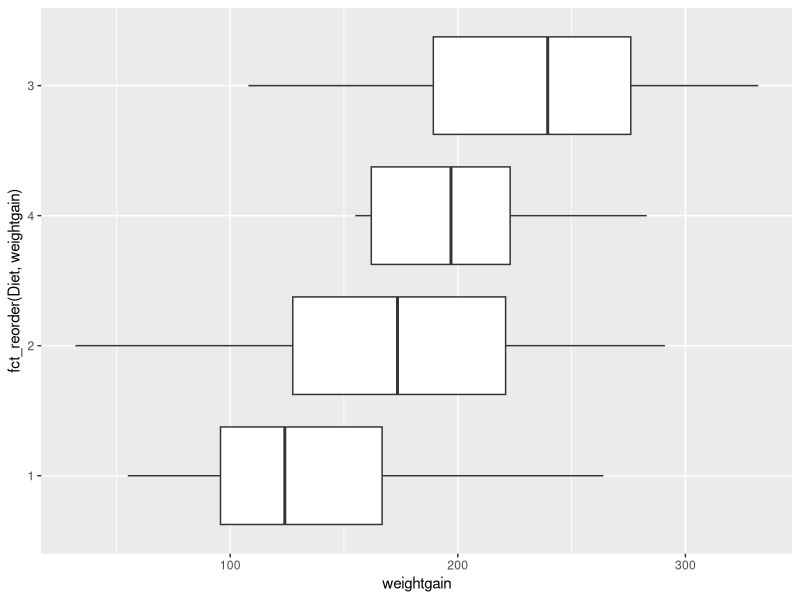
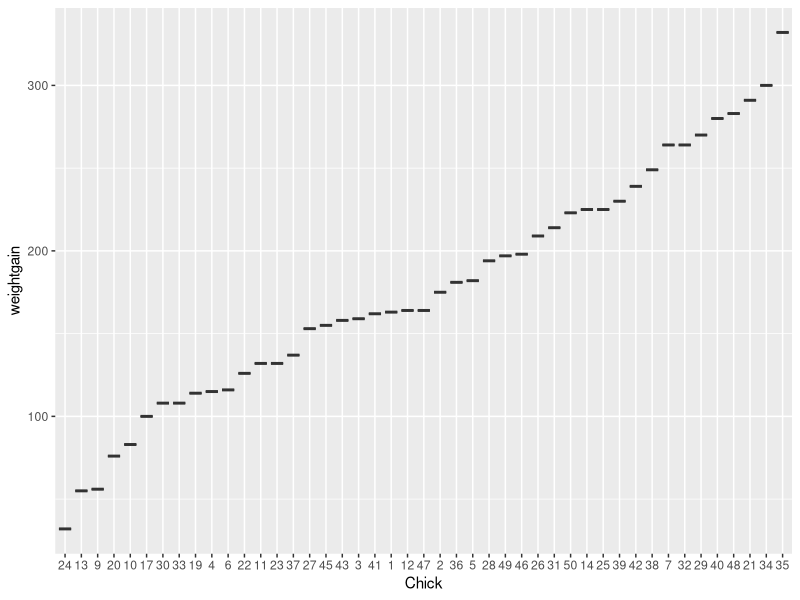
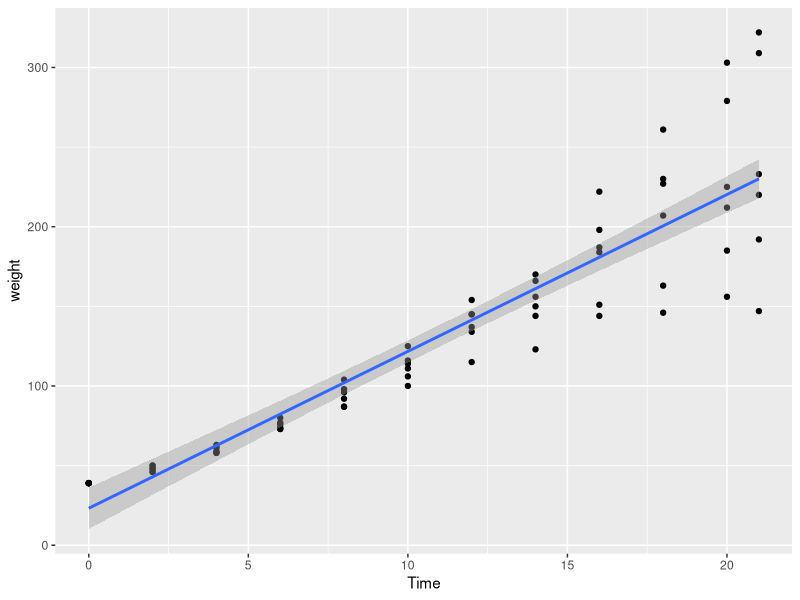
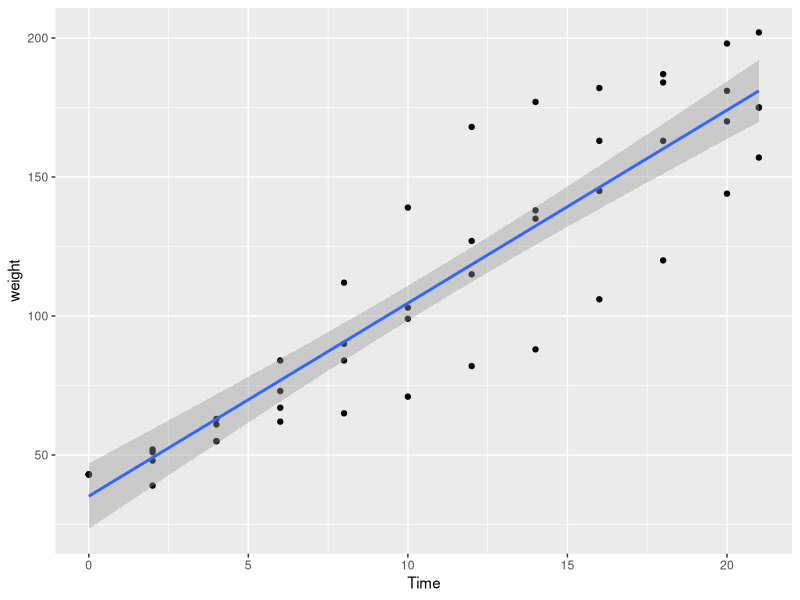
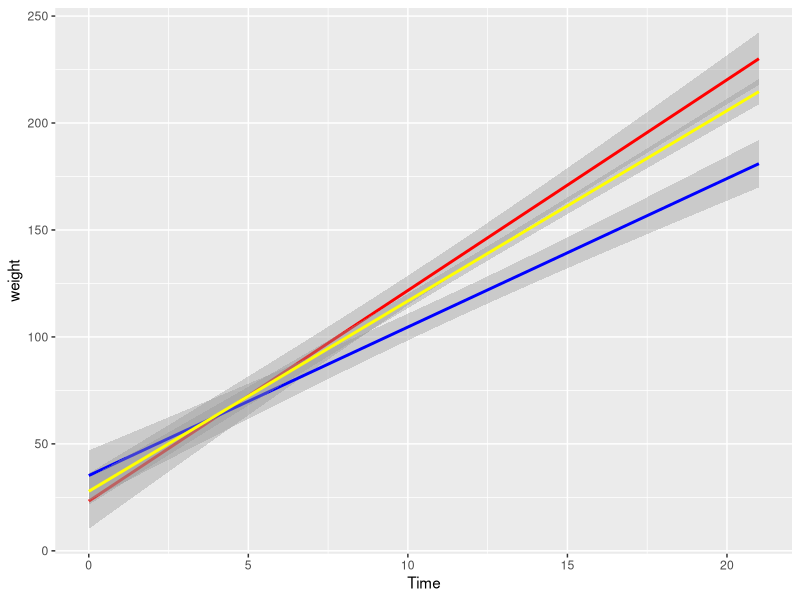
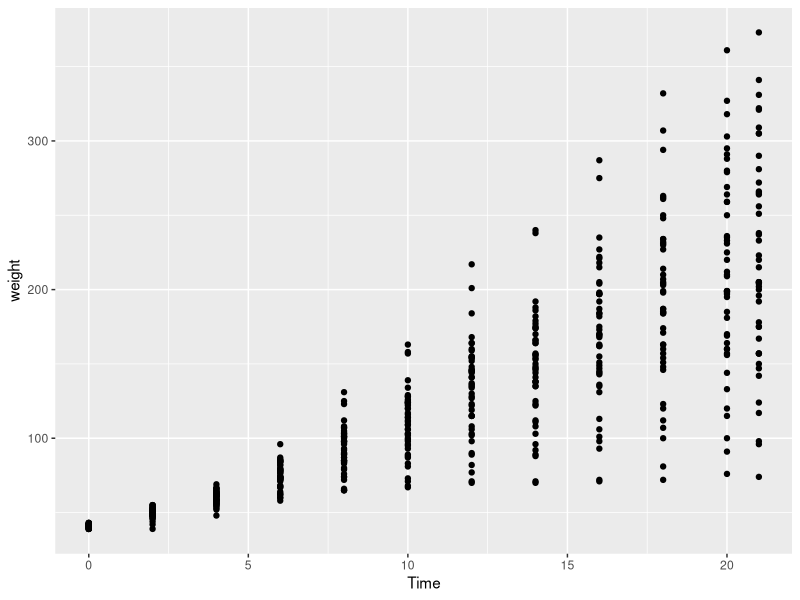

These figures' R source, in order:
## ---- chunk 1
knitr::opts_chunk$set(echo = TRUE)
## ---- chunk 2
?ChickWeight
## ---- chunk 3
data(ChickWeight, package="datasets")
library(ggplot2)
## ---- chunk 4
head(subset(ChickWeight, select = 'Chick'))
## ---- chunk 5
factor(ChickWeight$Chick)
## ---- chunk 6
w = table(ChickWeight$Chick)
## ---- chunk 7
t = as.data.frame(w)
t
## ---- chunk 8
names(t)[1] = 'Chick'
t
## ---- chunk 9
library(tidyverse)
weight0 <- ChickWeight %>% 
  group_by(Chick) %>% 
  summarise(sd = sd(weight), average = mean(weight))
weight0
## ---- chunk 10
library(dplyr)
t = as.data.frame(w)
t
## ---- chunk 11
complete <- ChickWeight %>% group_by(Chick) %>% 
mutate(Total = n()) %>% 
dplyr:: filter(Total == 12) 
complete
## ---- chunk 12
complete <- complete %>% group_by(Chick) %>% mutate(weightgain = (weight)-(weight)[Time == 0])
head(complete, n=3)
## ---- chunk 13
complete$Diet
complete %>%
  dplyr::filter(Time==21) %>%
ggplot(aes(x = fct_reorder(Diet, weightgain), y = weightgain)) +
    geom_boxplot() +
    coord_flip()
## ---- chunk 14
complete %>%
  dplyr::filter(Time == 21) %>% 
  ungroup(Chick) %>% 
  mutate(Chick = fct_reorder(Chick, weightgain)) %>% 
  ggplot(aes(x=Chick, y = weightgain)) + geom_boxplot()

## ---- chunk 15
complete %>% 
  dplyr:: filter(Chick == 35) %>% 
  select(Diet, weightgain)
## ---- chunk 16
complete %>% 
  dplyr:: filter(Chick == 24) %>% 
  select(Diet, weightgain)
## ---- chunk 17
complete %>% 
  arrange(weight, Time == 0)
## ---- chunk 18
library(tidyverse)
completemin <- complete %>% 
  dplyr:: filter(Chick %in% c('27', '28', '29', '33', '36', '48'))
completemin %>% 
  ggplot(aes(x= Time, y = weight)) + geom_point() + geom_smooth(method='lm')
## ---- chunk 19
complete %>% 
  arrange(Time, desc(weight))
## ---- chunk 20
completemax <- complete %>% 
  dplyr:: filter(Chick %in% c('3', '11','19','23'))
completemax %>% 
  ggplot(aes(x= Time, y = weight)) + geom_point() + geom_smooth(method='lm')
## ---- chunk 21
completemean <- complete %>% 
  group_by(Time) %>% 
  mutate(meanweight = mean(weight))

ggplot() + geom_smooth(data= completemin, aes(x=Time, y=weight), method='lm', color= 'red') +
  geom_smooth(data= completemax, aes(x=Time, y=weight), method='lm', color = 'blue') +
  geom_smooth(data= completemean, aes(x=Time, y=weight), method='lm', color= 'yellow')
## ---- chunk 22
ggplot() + geom_point(data= completemean, aes(x=Time, y=weight))
